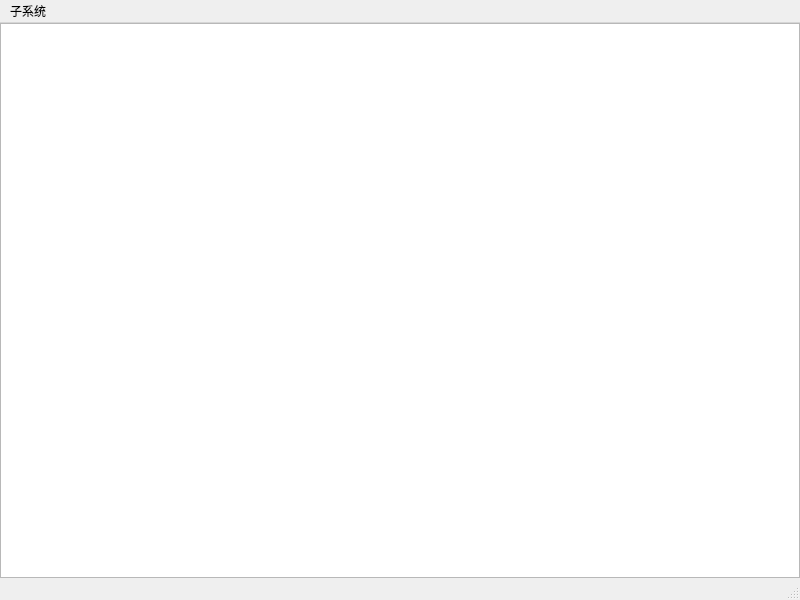
<?xml version="1.0" encoding="UTF-8"?>
<ui version="4.0">
 <class>SubsystemWindow</class>
 <widget class="QMainWindow" name="SubsystemWindow">
  <property name="windowModality">
   <enum>Qt::NonModal</enum>
  </property>
  <property name="geometry">
   <rect>
    <x>0</x>
    <y>0</y>
    <width>800</width>
    <height>600</height>
   </rect>
  </property>
  <property name="windowTitle">
   <string>子系统</string>
  </property>
  <widget class="QWidget" name="centralwidget">
   <layout class="QVBoxLayout" name="verticalLayout">
    <property name="spacing">
     <number>0</number>
    </property>
    <property name="leftMargin">
     <number>0</number>
    </property>
    <property name="topMargin">
     <number>0</number>
    </property>
    <property name="rightMargin">
     <number>0</number>
    </property>
    <property name="bottomMargin">
     <number>0</number>
    </property>
    <item>
     <widget class="AICCFlowView" name="flowView"/>
    </item>
   </layout>
  </widget>
  <widget class="QMenuBar" name="menubar">
   <property name="geometry">
    <rect>
     <x>0</x>
     <y>0</y>
     <width>800</width>
     <height>27</height>
    </rect>
   </property>
   <widget class="QMenu" name="menuSubsystem">
    <property name="title">
     <string>子系统</string>
    </property>
    <addaction name="actionSave"/>
   </widget>
   <addaction name="menuSubsystem"/>
  </widget>
  <widget class="QStatusBar" name="statusbar"/>
  <action name="actionSave">
   <property name="text">
    <string>保存</string>
   </property>
  </action>
  <action name="actionSaveAs">
   <property name="text">
    <string>另存为</string>
   </property>
  </action>
 </widget>
 <customwidgets>
  <customwidget>
   <class>AICCFlowView</class>
   <extends>QGraphicsView</extends>
   <header>controllers/aiccflowview.hpp</header>
  </customwidget>
 </customwidgets>
 <resources/>
 <connections/>
</ui>
